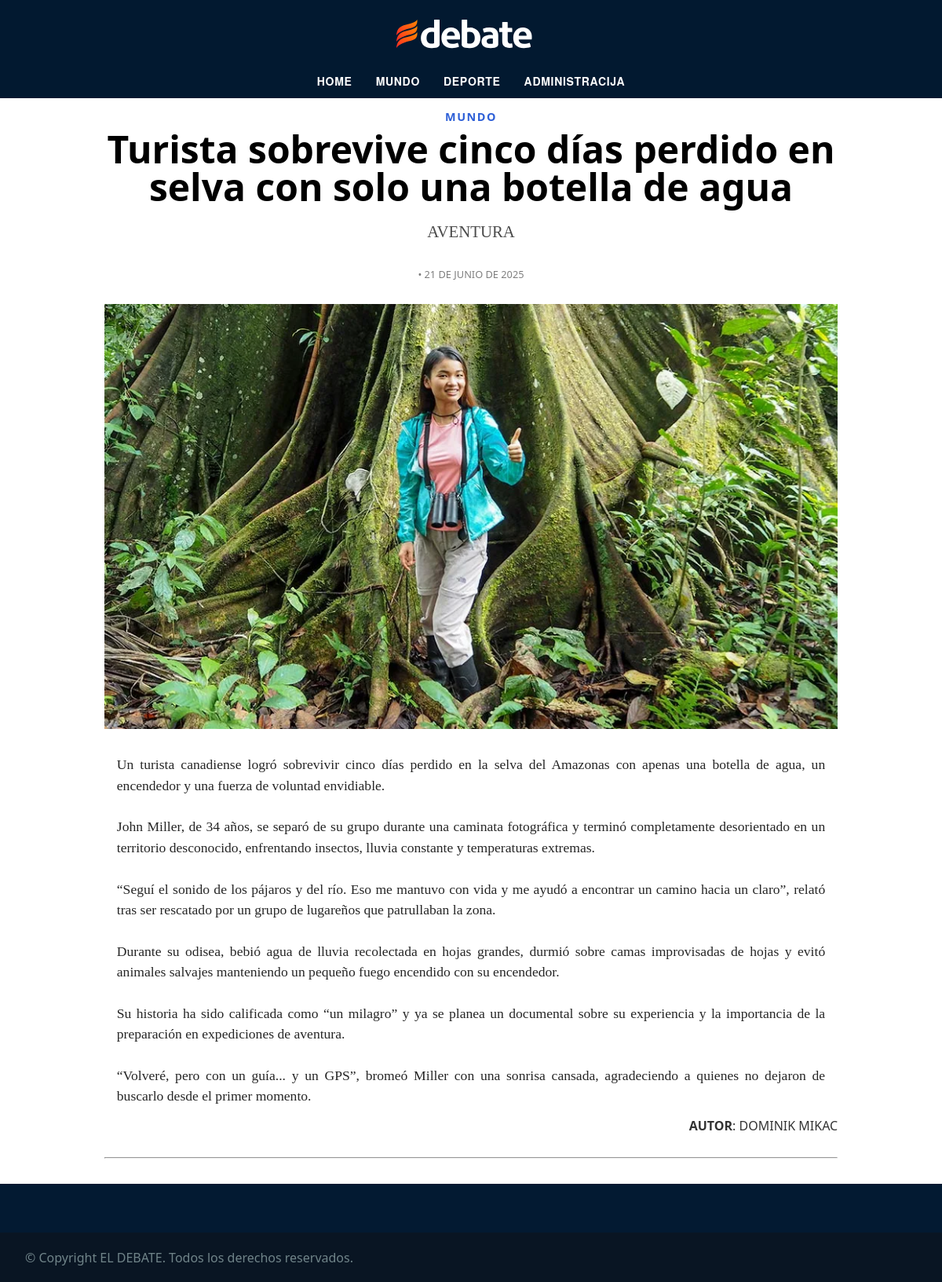
Page /article.php?id=17 on the committed database.
### tables this page shows
CREATE TABLE `article` (
  `id` int(11) NOT NULL,
  `title` varchar(100) NOT NULL,
  `keyword` varchar(30) NOT NULL,
  `content` text NOT NULL,
  `author_id` int(11) NOT NULL,
  `image_url` varchar(200) NOT NULL,
  `archived` tinyint(1) NOT NULL,
  `category_id` int(11) NOT NULL,
  `submitted` timestamp NOT NULL DEFAULT current_timestamp()
);

CREATE TABLE `category` (
  `id` int(11) NOT NULL,
  `name` varchar(30) NOT NULL
);

CREATE TABLE `user` (
  `id` int(11) NOT NULL,
  `first_name` varchar(255) NOT NULL,
  `last_name` varchar(255) NOT NULL,
  `username` varchar(20) NOT NULL,
  `password_hash` varchar(255) NOT NULL,
  `level` int(11) NOT NULL DEFAULT 0
);

### article.php (the view, shortened to what this page needs)
<?php
$conn = new mysqli("localhost", "root", "", "debate_news");
$articleFound = false;
$articleData = [];
if (isset($_GET['id']) && is_numeric($_GET['id'])) {
  $articleId = intval($_GET['id']);
  $stmt = $conn->prepare("SELECT a.title, a.keyword, a.content, a.image_url, u.first_name, u.last_name, a.submitted, c.name
                            FROM article a
                            JOIN user u ON a.author_id = u.id
                            JOIN category c on a.category_id = c.id
                            WHERE a.id = ?");
  $stmt->bind_param("i", $articleId);
  $stmt->execute();
  $stmt->bind_result($title, $keyword, $content, $image_url, $authorFirstName, $authorLastName, $submitted, $category);
  if ($stmt->fetch()) {
    $articleFound = true;
    $articleData = compact('title', 'keyword', 'content', 'image_url', 'authorFirstName', 'authorLastName', 'submitted', 'category');
  }
}
function formatDateSpanish($dateStr) {
    $months = [
        1 => 'ENERO', 2 => 'FEBRERO', 3 => 'MARZO',
        4 => 'ABRIL', 5 => 'MAYO', 6 => 'JUNIO',
        7 => 'JULIO', 8 => 'AGOSTO', 9 => 'SEPTIEMBRE',
        10 => 'OCTUBRE', 11 => 'NOVIEMBRE', 12 => 'DICIEMBRE'
    ];
    $timestamp = strtotime($dateStr);
    $day = date('j', $timestamp);
    $month = $months[date('n', $timestamp)];
    $year = date('Y', $timestamp);
    return "$day DE $month DE $year";
}
?>
<!DOCTYPE html>
<html lang="en-US">
<head>
  <link rel="stylesheet" href="style.css?v=<?= time(); ?>">
</head>
<body>
  <?php include 'components/header.php'; ?>
  <main>
    <?php if ($articleFound): ?>
      <article>
        <header>
          <p class="article-category"><?= htmlspecialchars($articleData['category']) ?></p>
          <h1><?= htmlspecialchars($articleData['title']) ?></h1>
          <p class="article-keyword"><?= htmlspecialchars($articleData['keyword']) ?></p>
          <p class="article-time"> <?= '• ' . formatDateSpanish($articleData['submitted']) ?></p>
        </header>
        <?php if ($articleData['image_url']): ?>
          <img class="article-img" src="img/<?= htmlspecialchars($articleData['image_url']) ?>" alt="Slika članka" style="max-width: 100%; height: auto;">
        <?php endif; ?>
        <div class="content"><?= nl2br(htmlspecialchars($articleData['content'])) ?></div>
        <p class= "article-author"><?= "<strong>Autor</strong>: " . htmlspecialchars($articleData['authorFirstName'] . ' ' . $articleData['authorLastName']) ?></p>
        <hr>
      </article>
    <?php endif; ?>
  </main>
  <?php include 'components/footer.php'; ?>
</body>
</html>

### style.css (style rules this page uses)
*, *::before, *::after { box-sizing: border-box; }
body, html { margin: 0; padding: 0; overflow-x: hidden; font-family: 'Segoe UI', 'Helvetica Neue', Helvetica, Arial, sans-serif; }
main { max-width: 1200px; min-height: 100vh; margin: 0 auto; flex: 1 0 auto; width: 100%; display: flex; flex-direction: column; align-items: center; padding: 0 1em; }
hr { margin: 2em 0; color: #f5f5f5; align-self: stretch; }
article>* { flex-shrink: 0; min-width: 0; min-height: auto; }
main>article { display: flex; flex-direction: column; justify-content: center; align-items: center; width: 80%; }
article > header { display: flex; flex-direction: column; align-items: center; }
article h1 { text-align: center; font-size: 3rem; margin: 0 auto; margin-top: -7px; line-height: 1; }
.article-img { width:100%; height: auto; display: block; margin: 16px 0; }
.article-category { text-transform: uppercase; font-size: 0.9rem; color: #2d5fd7; font-weight: bold; letter-spacing: 1.5px; }
.article-keyword { font-family:'Times New Roman', Times, serif; opacity: 70%; font-size:1.3rem; }
.article-time { opacity: 50%; font-size: 0.8rem; }
article .content { font-family:'Times New Roman', Times, serif; line-height: 1.5; font-size: 1.1rem; opacity: 85%; margin: 1rem; text-align: justify; }
.article-author { text-transform: uppercase; align-self: flex-end; margin: 0px; line-height: 1; opacity: 80%; }

### rows in the picture
article: category.name "MUNDO", title "Turista sobrevive cinco días perdido en selva con solo una botella de agua", keyword "AVENTURA", submitted "21 DE JUNIO DE 2025", image_url (picture), content "Un turista canadiense logró sobrevivir cinco días perdido en la selva del Amazonas con apenas una botella de agua, un encendedor y una fuerza de voluntad envidiable. John Miller, de 34 años, se separó de su grupo durante una caminata fotográfica y terminó completamente desorientado en un territorio desconocido, enfrentando insectos, lluvia constante y temperaturas extremas. “Seguí el sonido de los pájaros y del río. Eso me mantuvo con vida y me ayudó a encontrar un camino hacia un claro”, relató tras ser rescatado por un grupo de lugareños que patrullaban la zona. Durante su odisea, bebió agua de lluvia recolectada en hojas grandes, durmió sobre camas improvisadas de hojas y evitó animales…", author.last_name "DOMINIK MIKAC"
